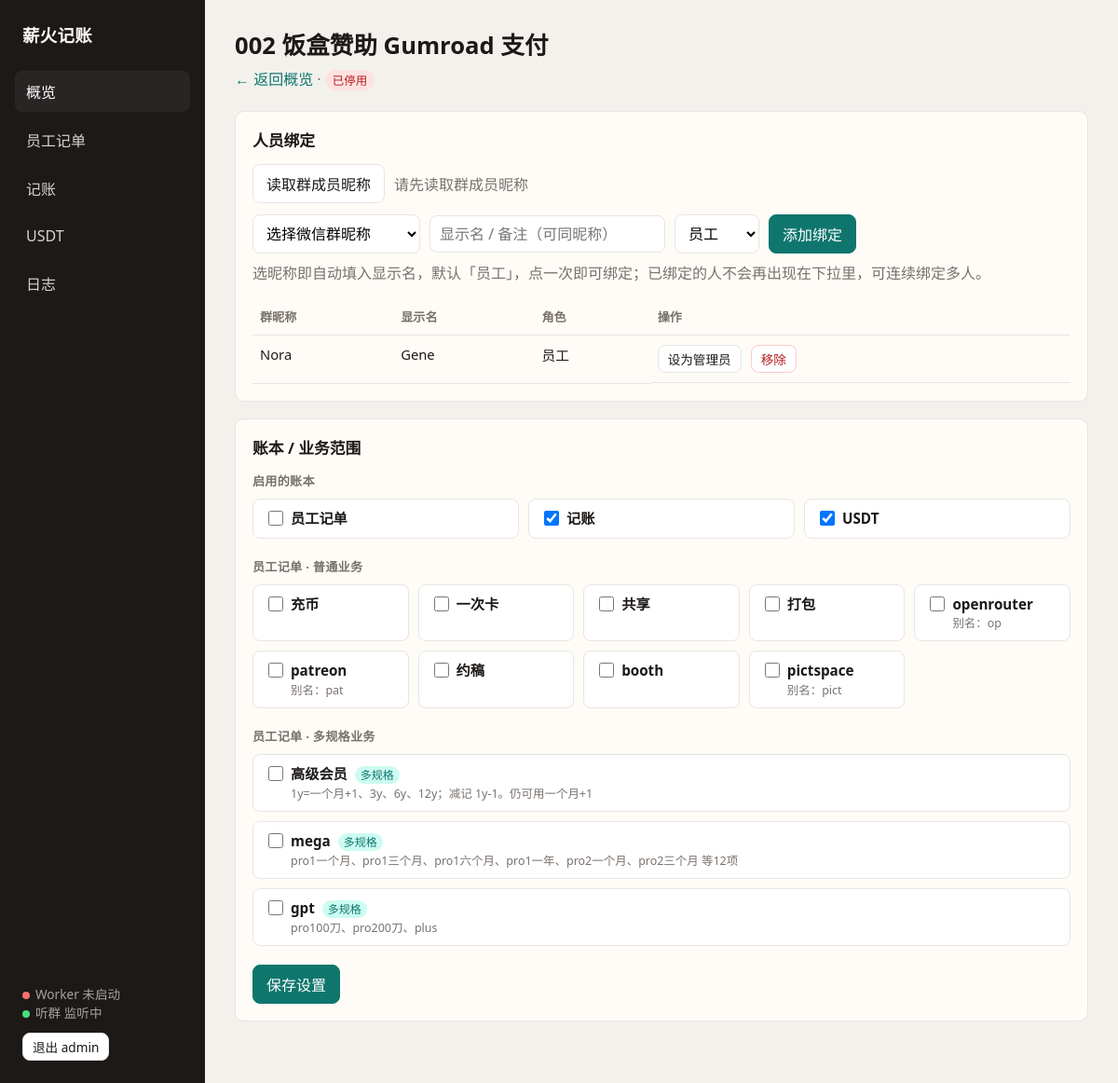
/panel/rooms/9/ (signed in), run on the app's committed database.
### apps/chatrooms/models.py (models this page shows, shortened)
class ChatRoom(models.Model):
    name = models.CharField("群名称", max_length=128, unique=True)
    alias = models.CharField("别名", max_length=128, blank=True, default="")
    enabled = models.BooleanField("启用监听", default=True)
    strict_prefix = models.BooleanField("严格前缀", default=True)
    default_currency = models.CharField(max_length=4, default="CNY")
    last_seen_at = models.DateTimeField(null=True, blank=True)
    created_at = models.DateTimeField(auto_now_add=True)
    updated_at = models.DateTimeField(auto_now=True)
    class Meta:
        verbose_name = "聊天群"
        verbose_name_plural = verbose_name

class SenderBinding(models.Model):
    class Role(models.TextChoices):
        STAFF = "staff", "员工"
        ADMIN = "admin", "管理员"
        FINANCE = "finance", "财务/组长"
    chat_room = models.ForeignKey(
        ChatRoom, on_delete=models.CASCADE, related_name="bindings"
    )
    sender_display_name = models.CharField("群内显示名", max_length=128)
    employee = models.ForeignKey(
        Employee, on_delete=models.CASCADE, related_name="bindings"
    )
    role = models.CharField(
        max_length=16, choices=Role.choices, default=Role.STAFF, verbose_name="本群角色"
    )
    valid_from = models.DateTimeField(null=True, blank=True)
    valid_to = models.DateTimeField(null=True, blank=True)
    active = models.BooleanField(default=True)
    created_at = models.DateTimeField(auto_now_add=True)
    class Meta:
        verbose_name = "发送人绑定"
        verbose_name_plural = verbose_name
        constraints = [
            models.UniqueConstraint(
                fields=["chat_room", "sender_display_name"],
                condition=models.Q(active=True),
                name="uniq_active_sender_binding",
            )
        ]

class Employee(models.Model):
    class Role(models.TextChoices):
        STAFF = "staff", "员工"
        ADMIN = "admin", "管理员"
        FINANCE = "finance", "财务/组长"
    employee_code = models.CharField("员工编号", max_length=32, unique=True)
    display_name = models.CharField("显示名", max_length=64)
    role = models.CharField(max_length=16, choices=Role.choices, default=Role.STAFF)
    enabled = models.BooleanField(default=True)
    created_at = models.DateTimeField(auto_now_add=True)
    updated_at = models.DateTimeField(auto_now=True)
    class Meta:
        verbose_name = "员工"
        verbose_name_plural = verbose_name

### apps/panel/views.py (the view)
# urls.py: path("rooms/<int:room_id>/", views.room_detail, name="room_detail"),
@login_required
def room_detail(request: HttpRequest, room_id: int) -> HttpResponse:
    from apps.chatrooms.models import ChatRoom
    from apps.panel import nick_store
    from apps.panel import services as svc
    room = get_object_or_404(ChatRoom, pk=room_id)
    settings_data = svc.load_room_settings(room.name)
    bindings = svc.list_bindings(room.name)
    all_nicks = nick_store.load_room_members(room.id)
    nicks = _unbound_nicks(all_nicks, bindings)
    return render(
        request,
        "panel/room_detail.html",
        _nav_ctx(
            room=room,
            bindings=bindings,
            settings=settings_data,
            nicks=nicks,
            nick_total=len(all_nicks),
        ),
    )

### apps/ledger/books.py (called while the page is built)
def _normalize_listening_names(listening_names: list[str] | None) -> list[str]:
    from gateway.chat_names import normalize_chat_name
    names: list[str] = []
    seen: set[str] = set()
    for raw in listening_names or []:
        name = normalize_chat_name(str(raw or "").strip()) or str(raw or "").strip()
        if not name or name in _SKIP_LISTEN_NAMES or name in seen:
            continue
        if "的聊天记录" in name or name.startswith("“") or name.startswith('"'):
            continue
        seen.add(name)
        names.append(name)
    return names

def _ensure_listening_rooms(listening_names: list[str] | None) -> list:
    from apps.chatrooms.models import ChatRoom
    rooms = []
    for name in _normalize_listening_names(listening_names):
        room, _ = ChatRoom.objects.get_or_create(
            name=name,
            defaults={
                "enabled": True,
                "strict_prefix": True,
                "alias": "听群同步",
            },
        )
        rooms.append(room)
    return rooms

### apps/ledger/staff_order_catalog.py (called while the page is built)
    @property
    def multi_sku(self) -> bool:
        return bool(self.skus)

    @property
    def label(self) -> str:
        if self.skus:
            preview = "、".join(self.skus[:4])
            more = f"…共{len(self.skus)}项" if len(self.skus) > 4 else ""
            return f"{self.key}｜多规格 {preview}{more}"
        if self.aliases:
            return f"{self.key}（{'、'.join(self.aliases)}）"
        return self.key

### apps/panel/nick_store.py (called while the page is built)
def _read() -> dict[str, list[str]]:
    try:
        if not _CACHE.exists():
            return {}
        raw = json.loads(_CACHE.read_text(encoding="utf-8"))
        if not isinstance(raw, dict):
            return {}
        out: dict[str, list[str]] = {}
        for k, v in raw.items():
            if isinstance(v, list):
                out[str(k)] = [str(x).strip() for x in v if str(x).strip()]
        return out
    except Exception:
        return {}

def load_room_members(room_id: int) -> list[str]:
    with _LOCK:
        data = _read()
    return list(data.get(str(int(room_id))) or [])

### apps/panel/services.py (called while the page is built, shortened)
def ensure_django() -> None:
    global _django_ready
    if _django_ready:
        return

### apps/panel/views.py (called while the page is built, shortened)
def _paused() -> bool:
    return PAUSE_FLAG.exists()

def _unbound_nicks(all_nicks: list[str], bindings: list[dict]) -> list[str]:
    from apps.panel.nick_store import unbound_members
    bound = {(b.get("nick") or "").strip().casefold() for b in bindings}
    out: list[str] = []
    seen: set[str] = set()
    return out

### templates/panel/room_detail.html (shortened to what this page needs)
{% extends "panel/base.html" %}
{% block content %}
<h1 class="page-title">{{ room.name }}</h1>
<p class="page-sub">
  <a href="{% url 'panel:home' %}">← 返回概览</a>
  ·
  <span class="badge {% if room.enabled %}on{% else %}off{% endif %}">{% if room.enabled %}监听中{% else %}已停用{% endif %}</span>
</p>
<div class="panel">
  <h2>人员绑定</h2>
  <div class="row" style="margin-bottom:12px">
    <form method="post" action="{% url 'panel:room_load_nicks' room.id %}">
      <button class="btn" type="submit">读取群成员昵称</button>
    </form>
    <span style="color:var(--muted)" id="nick-status">
      {% if nick_total %}已读取 {{ nick_total }} 个，待绑定 {{ nicks|length }} 个{% else %}请先读取群成员昵称{% endif %}
    </span>
  </div>
  <form method="post" action="{% url 'panel:binding_add' room.id %}" class="row" style="margin-bottom:16px" id="bind-form">
    <select name="nick" id="nick-select" required style="min-width:180px">
      <option value="">选择微信群昵称</option>
    </select>
    <input name="display" id="display-input" placeholder="显示名 / 备注（可同昵称）">
    <select name="role" id="role-select">
      <option value="staff">员工</option>
    </select>
    <button class="btn primary" type="submit" id="bind-submit">添加绑定</button>
  </form>
  <p class="muted" style="margin-top:-8px">选昵称即自动填入显示名，默认「员工」，点一次即可绑定；已绑定的人不会再出现在下拉里，可连续绑定多人。</p>
  <table>
    <thead><tr><th>群昵称</th><th>显示名</th><th>角色</th><th>操作</th></tr></thead>
    <tbody id="bind-tbody">
      {% for b in bindings %}
      <tr data-bind-id="{{ b.id }}">
        <td>{{ b.nick }}</td>
        <td>{{ b.display }}</td>
        <td>{{ b.role_label }}</td>
        <td class="row">
          <form method="post" action="{% url 'panel:binding_role' room.id %}">
            <button class="btn small" type="submit">设为{% if b.role == 'admin' %}员工{% else %}管理员{% endif %}</button>
          </form>
          <form method="post" action="{% url 'panel:binding_remove' room.id %}">
            <button class="btn small danger" type="submit">移除</button>
          </form>
        </td>
      </tr>
      {% empty %}
      <tr id="bind-empty"><td colspan="4">暂无绑定</td></tr>
      {% endfor %}
    </tbody>
  </table>
</div>
<div class="panel">
  <h2>账本 / 业务范围</h2>
  <form method="post" action="{% url 'panel:room_settings_save' room.id %}">
    <div class="settings-block">
      <div class="settings-label">启用的账本</div>
      <div class="check-grid check-grid-books">
        {% for b in settings.books %}
        <label class="check-item">
          <input type="checkbox" name="books" value="{{ b.book }}" {% if b.checked %}checked{% endif %}>
          <span class="check-text">
            <span class="check-title">{{ b.label }}</span>
          </span>
        </label>
        {% endfor %}
      </div>
    </div>
    <div class="settings-block">
      <div class="settings-label">员工记单 · 普通业务</div>
      <div class="check-grid check-grid-simple">
        {% for it in settings.biz_simple %}
        <label class="check-item">
          <input type="checkbox" name="biz_keys" value="{{ it.key }}" {% if it.checked %}checked{% endif %}>
          <span class="check-text">
            <span class="check-title">{{ it.title }}</span>
            {% if it.hint %}<span class="check-hint">{{ it.hint }}</span>{% endif %}
          </span>
        </label>
        {% empty %}
        <span class="check-empty">暂无</span>
        {% endfor %}
      </div>
    </div>
    <div class="settings-block">
      <div class="settings-label">员工记单 · 多规格业务</div>
      <div class="check-grid check-grid-multi">
        {% for it in settings.biz_multi %}
        <label class="check-item check-item-multi">
          <input type="checkbox" name="biz_keys" value="{{ it.key }}" {% if it.checked %}checked{% endif %}>
          <span class="check-text">
            <span class="check-title">{{ it.title }} <em>多规格</em></span>
            {% if it.hint %}<span class="check-hint">{{ it.hint }}</span>{% endif %}
          </span>
        </label>
        {% empty %}
        <span class="check-empty">暂无</span>
        {% endfor %}
      </div>
    </div>
    <button class="btn primary" type="submit">保存设置</button>
  </form>
</div>
{% endblock %}

### templates/panel/base.html (shortened to what this page needs)
{% load static %}
<!DOCTYPE html>
<html lang="zh-CN">
<head>
  <link rel="stylesheet" href="{% static 'panel/panel.css' %}">
</head>
<body>
{% if request.user.is_authenticated %}
<div class="layout">
  <aside class="nav">
    <div class="brand">薪火记账</div>
    <a href="{% url 'panel:home' %}" class="{% if request.resolver_match.url_name == 'home' or request.resolver_match.url_name == 'room_detail' %}active{% endif %}">概览</a>
    <a href="{% url 'panel:book' 'staff_order' %}" class="{% if book == 'staff_order' %}active{% endif %}">员工记单</a>
    <a href="{% url 'panel:book' 'ledger' %}" class="{% if book == 'ledger' %}active{% endif %}">记账</a>
    <a href="{% url 'panel:book' 'usdt' %}" class="{% if book == 'usdt' %}active{% endif %}">USDT</a>
    <a href="{% url 'panel:logs' %}" class="{% if request.resolver_match.url_name == 'logs' %}active{% endif %}">日志</a>
    <div class="meta">
      <div><span class="dot {% if worker_running %}on{% else %}off{% endif %}"></span>Worker {% if worker_running %}运行中{% else %}未启动{% endif %}</div>
      <div><span class="dot {% if not paused %}on{% else %}off{% endif %}"></span>听群 {% if paused %}已暂停{% else %}监听中{% endif %}</div>
      <form method="post" action="{% url 'panel:logout' %}" style="margin-top:12px">
        <button class="btn small" type="submit">退出 {{ request.user.username }}</button>
      </form>
    </div>
  </aside>
  <main class="main">
    {% block content %}{% endblock %}
  </main>
</div>
{% else %}
{% block body %}{% endblock %}
{% endif %}
</body>
</html>

### static/panel/panel.css (style rules this page uses)
:root { --bg: #f3f1ec; --surface: #fffcf7; --ink: #1c1917; --muted: #78716c; --line: #e7e5e4; --accent: #0f766e; --accent-2: #115e59; --danger: #b91c1c; --warn: #b45309; --ok: #15803d; --nav: #1c1917; --nav-text: #fafaf9; --radius: 10px; --font: "Segoe UI", "PingFang SC", "Microsoft YaHei", sans-serif; }
* { box-sizing: border-box; }
html, body { margin: 0; padding: 0; }
body { font-family: var(--font); background: var(--bg); color: var(--ink); min-height: 100vh; }
a { color: var(--accent); text-decoration: none; }
.layout { display: grid; grid-template-columns: 220px 1fr; min-height: 100vh; }
.nav { background: var(--nav); color: var(--nav-text); padding: 24px 16px; display: flex; flex-direction: column; gap: 8px; }
.nav .brand { font-size: 1.15rem; font-weight: 700; letter-spacing: 0.02em; margin-bottom: 18px; padding: 0 8px; }
.nav a { color: #d6d3d1; padding: 10px 12px; border-radius: 8px; text-decoration: none; }
.nav a:hover, .nav a.active { background: #292524; color: #fff; text-decoration: none; }
.nav .meta { margin-top: auto; padding: 12px 8px 0; font-size: 0.85rem; color: #a8a29e; }
.dot { display: inline-block; width: 8px; height: 8px; border-radius: 50%; margin-right: 6px; }
.dot.on { background: #4ade80; }
.dot.off { background: #f87171; }
.main { padding: 28px 32px 48px; }
.page-title { margin: 0 0 6px; font-size: 1.6rem; font-weight: 700; }
.page-sub { margin: 0 0 22px; color: var(--muted); }
.panel { background: var(--surface); border: 1px solid var(--line); border-radius: var(--radius); padding: 18px; margin-bottom: 18px; }
.panel h2 { margin: 0 0 14px; font-size: 1.05rem; }
.row { display: flex; flex-wrap: wrap; gap: 10px; align-items: center; }
.btn { appearance: none; border: 1px solid var(--line); background: #fff; color: var(--ink); border-radius: 8px; padding: 8px 14px; cursor: pointer; font: inherit; }
.btn.primary { background: var(--accent); border-color: var(--accent); color: #fff; }
.btn.danger { background: #fff; color: var(--danger); border-color: #fecaca; }
.btn.small { padding: 4px 10px; font-size: 0.85rem; }
input, select, textarea { font: inherit; border: 1px solid var(--line); border-radius: 8px; padding: 8px 10px; background: #fff; }
table { width: 100%; border-collapse: collapse; font-size: 0.92rem; }
th, td { text-align: left; padding: 10px 8px; border-bottom: 1px solid var(--line); vertical-align: top; }
th { color: var(--muted); font-weight: 600; font-size: 0.82rem; }
.badge { display: inline-block; padding: 2px 8px; border-radius: 999px; font-size: 0.78rem; background: #e7e5e4; }
.badge.off { background: #fee2e2; color: var(--danger); }
.settings-block { margin-bottom: 20px; }
.settings-label { font-size: 0.82rem; font-weight: 600; color: var(--muted); margin: 0 0 10px; letter-spacing: 0.02em; }
.check-grid { display: grid; gap: 10px; }
.check-grid-books { grid-template-columns: repeat(3, minmax(0, 1fr)); }
.check-grid-simple { grid-template-columns: repeat(auto-fill, minmax(148px, 1fr)); }
.check-grid-multi { grid-template-columns: 1fr; }
.check-item { display: grid; grid-template-columns: 18px minmax(0, 1fr); gap: 10px; align-items: start; margin: 0; padding: 10px 12px; border: 1px solid var(--line); border-radius: 8px; background: #fff; cursor: pointer; }
.check-item input { width: 16px; height: 16px; margin-top: 2px; }
.check-text { min-width: 0; display: flex; flex-direction: column; gap: 2px; }
.check-title { font-size: 0.95rem; font-weight: 600; line-height: 1.35; word-break: break-word; }
.check-title em { font-style: normal; font-weight: 500; font-size: 0.75rem; color: var(--accent); margin-left: 4px; padding: 1px 6px; border-radius: 999px; background: #ccfbf1; }
.check-hint { font-size: 0.78rem; color: var(--muted); line-height: 1.4; word-break: break-word; }
.check-item-multi .check-hint { display: -webkit-box; -webkit-line-clamp: 2; -webkit-box-orient: vertical; overflow: hidden; }
.muted { color: var(--muted); }

### data on the page
ChatRoom: name "002 饭盒赞助 Gumroad 支付"
SenderBinding: nick "Nora"
Employee: display "Gene"

### other printed values
{{ request.user.username }} "admin"
{{ b.role_label }} "员工"
{{ b.label }} "员工记单" "记账" "USDT"
{{ it.title }} "充币" "一次卡" "共享" "打包" "openrouter" "patreon" "约稿" "booth" "pictspace"
{{ it.hint }} "别名：op" "别名：pat" "别名：pict"
{{ it.title }} "高级会员" "mega" "gpt"
{{ it.hint }} "1y=一个月+1、3y、6y、12y；减记 1y-1。仍可用一个月+1" "pro1一个月、pro1三个月、pro1六个月、pro1一年、pro2一个月、pro2三个月 等12项" "pro100刀、pro200刀、plus"
